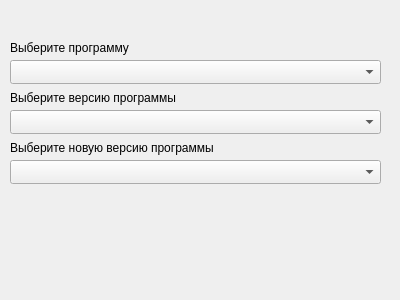
<?xml version="1.0" encoding="UTF-8"?>
<ui version="4.0">
 <class>program_choose</class>
 <widget class="QWidget" name="program_choose">
  <property name="geometry">
   <rect>
    <x>0</x>
    <y>0</y>
    <width>400</width>
    <height>300</height>
   </rect>
  </property>
  <property name="windowTitle">
   <string>Form</string>
  </property>
  <widget class="QComboBox" name="program_name">
   <property name="geometry">
    <rect>
     <x>10</x>
     <y>60</y>
     <width>371</width>
     <height>24</height>
    </rect>
   </property>
  </widget>
  <widget class="QLabel" name="program_caption">
   <property name="geometry">
    <rect>
     <x>10</x>
     <y>40</y>
     <width>231</width>
     <height>16</height>
    </rect>
   </property>
   <property name="text">
    <string>Выберите программу</string>
   </property>
  </widget>
  <widget class="QLabel" name="version_caption">
   <property name="geometry">
    <rect>
     <x>10</x>
     <y>90</y>
     <width>201</width>
     <height>16</height>
    </rect>
   </property>
   <property name="text">
    <string>Выберите версию программы</string>
   </property>
  </widget>
  <widget class="QComboBox" name="program_version">
   <property name="geometry">
    <rect>
     <x>10</x>
     <y>110</y>
     <width>371</width>
     <height>24</height>
    </rect>
   </property>
  </widget>
  <widget class="QLabel" name="new_version_caption">
   <property name="geometry">
    <rect>
     <x>10</x>
     <y>140</y>
     <width>241</width>
     <height>16</height>
    </rect>
   </property>
   <property name="text">
    <string>Выберите новую версию программы</string>
   </property>
  </widget>
  <widget class="QComboBox" name="new_program_version">
   <property name="enabled">
    <bool>true</bool>
   </property>
   <property name="geometry">
    <rect>
     <x>10</x>
     <y>160</y>
     <width>371</width>
     <height>24</height>
    </rect>
   </property>
  </widget>
 </widget>
 <resources/>
 <connections/>
</ui>
